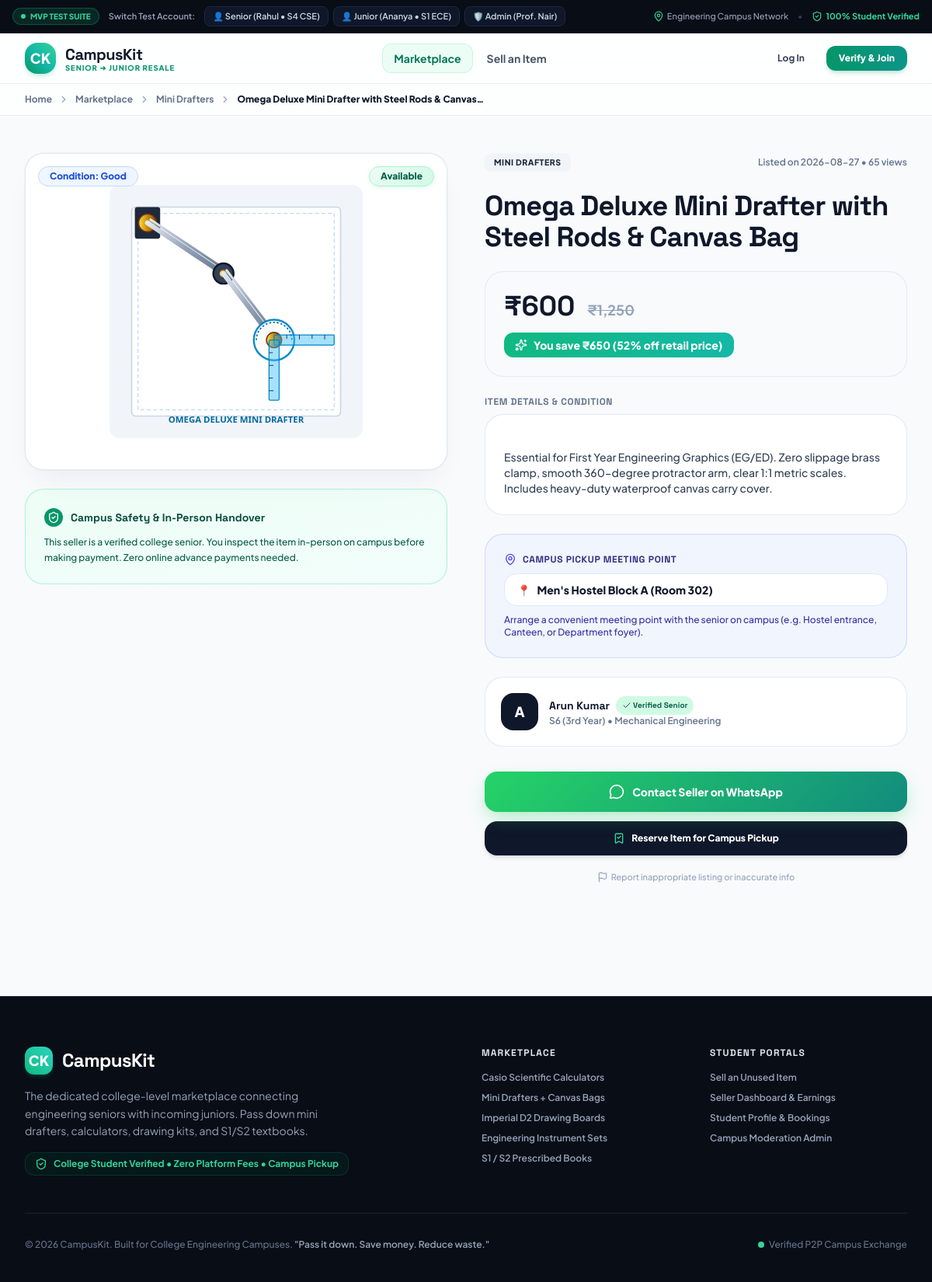
The app's page /product/2 with its own data.
### tables this page shows
CREATE TABLE products (
        id INTEGER PRIMARY KEY AUTOINCREMENT,
        seller_id INTEGER NOT NULL,
        name TEXT NOT NULL,
        category TEXT NOT NULL,
        price REAL NOT NULL,
        original_price REAL NOT NULL,
        condition TEXT NOT NULL, -- 'Like New', 'Good', 'Fair'
        description TEXT NOT NULL,
        image_url TEXT NOT NULL,
        department TEXT NOT NULL,
        location TEXT NOT NULL,
        status TEXT NOT NULL DEFAULT 'available', -- 'available', 'reserved', 'sold'
        views INTEGER NOT NULL DEFAULT 0,
        created_at DATETIME DEFAULT CURRENT_TIMESTAMP,
        FOREIGN KEY (seller_id) REFERENCES users (id) ON DELETE CASCADE
    );

CREATE TABLE users (
        id INTEGER PRIMARY KEY AUTOINCREMENT,
        name TEXT NOT NULL,
        email TEXT UNIQUE NOT NULL,
        password_hash TEXT NOT NULL,
        department TEXT NOT NULL,
        year TEXT NOT NULL,
        hostel TEXT NOT NULL,
        phone TEXT NOT NULL,
        role TEXT NOT NULL DEFAULT 'senior', -- 'senior', 'junior', 'admin'
        is_verified INTEGER NOT NULL DEFAULT 1,
        verification_code TEXT,
        created_at DATETIME DEFAULT CURRENT_TIMESTAMP
    );

### app.py (the view)
@app.route('/product/<int:product_id>')
def product_detail(product_id):
    product = models.get_product_by_id(product_id)
    if not product:
        flash("Product not found.", "error")
        return redirect(url_for('marketplace'))
    models.increment_product_views(product_id)
    return render_template('product_detail.html', product=product, active_page='marketplace')

### app.py (called while the page is built)
@app.context_processor
def inject_user():
    user_id = session.get('user_id')
    current_user = models.get_user_by_id(user_id) if user_id else None
    return dict(current_user=current_user)

### database.py (called while the page is built)
def get_db():
    conn = sqlite3.connect(DB_PATH)
    conn.row_factory = sqlite3.Row
    conn.execute("PRAGMA foreign_keys = ON;")
    return conn

### models.py (called while the page is built)
def get_product_by_id(product_id):
    conn = get_db()
    query = """
        SELECT p.*, u.name as seller_name, u.email as seller_email, u.phone as seller_phone,
               u.year as seller_year, u.department as seller_department, u.hostel as seller_hostel
        FROM products p
        JOIN users u ON p.seller_id = u.id
        WHERE p.id = ?
    """
    row = conn.execute(query, (product_id,)).fetchone()
    conn.close()
    if not row:
        return None
    d = dict(row)
    d['savings'] = max(0, d['original_price'] - d['price'])
    d['savings_percent'] = round((d['savings'] / d['original_price'] * 100)) if d['original_price'] > 0 else 0
    return d

def increment_product_views(product_id):
    conn = get_db()
    conn.execute("UPDATE products SET views = views + 1 WHERE id = ?", (product_id,))
    conn.commit()
    conn.close()

### templates/product_detail.html (shortened to what this page needs)
{% extends "base.html" %}
{% block content %}
<div class="bg-white/80 border-b border-slate-200/80 py-3">
  <div class="max-w-7xl mx-auto px-4 sm:px-6 lg:px-8">
    <nav class="flex items-center space-x-2 text-xs font-bold text-slate-500">
      <a href="/" class="hover:text-slate-900 transition">Home</a>
      <i data-lucide="chevron-right" class="w-3.5 h-3.5 text-slate-400"></i>
      <a href="/marketplace" class="hover:text-slate-900 transition">Marketplace</a>
      <i data-lucide="chevron-right" class="w-3.5 h-3.5 text-slate-400"></i>
      <a href="/marketplace?category={{ product.category }}" class="hover:text-slate-900 transition">{{ product.category }}</a>
      <i data-lucide="chevron-right" class="w-3.5 h-3.5 text-slate-400"></i>
      <span class="text-slate-900 truncate max-w-xs font-extrabold">{{ product.name }}</span>
    </nav>
  </div>
</div>
<div class="max-w-7xl mx-auto px-4 sm:px-6 lg:px-8 py-12">
  <div class="grid grid-cols-1 lg:grid-cols-12 gap-12">
    <div class="lg:col-span-6 space-y-6">
      <div class="relative aspect-square sm:aspect-[4/3] bg-white rounded-3xl border border-slate-200/90 p-10 flex items-center justify-center shadow-premium overflow-hidden">
        <img src="{{ product.image_url }}" alt="{{ product.name }}" class="w-full h-full object-contain">
        <span class="absolute top-4 right-4 px-3.5 py-1 rounded-full text-xs font-black {% if product.status == 'available' %}badge-available{% elif product.status == 'reserved' %}badge-reserved{% else %}badge-sold{% endif %} shadow-xs">
          {{ product.status.capitalize() }}
        </span>
        <span class="absolute top-4 left-4 px-3.5 py-1 rounded-full text-xs font-extrabold {% if product.condition == 'Like New' %}badge-likenew{% elif product.condition == 'Good' %}badge-good{% else %}badge-fair{% endif %} shadow-xs">
          Condition: {{ product.condition }}
        </span>
      </div>
      <div class="bg-gradient-to-br from-emerald-50/90 to-teal-50/90 border border-emerald-200/90 rounded-3xl p-6 text-emerald-950 space-y-2.5 shadow-xs">
        <div class="flex items-center space-x-2.5 font-black text-sm text-emerald-900 font-display">
          <div class="w-6 h-6 rounded-full bg-emerald-600 text-white flex items-center justify-center"><i data-lucide="shield-check" class="w-4 h-4"></i></div>
          <span>Campus Safety &amp; In-Person Handover</span>
        </div>
        <p class="text-xs text-emerald-800 leading-relaxed font-medium">
          This seller is a verified college senior. You inspect the item in-person on campus before making payment. Zero online advance payments needed.
        </p>
      </div>
    </div>
    <div class="lg:col-span-6 space-y-6">
      <div class="flex items-center justify-between text-xs text-slate-500 font-semibold">
        <span class="px-3 py-1 rounded-lg bg-slate-100 font-black text-slate-800 uppercase tracking-wider text-[10.5px]">{{ product.category }}</span>
        <span>Listed on {{ product.created_at[:10] }} • {{ product.views }} views</span>
      </div>
      <h1 class="text-2xl sm:text-3xl lg:text-4xl font-black text-slate-900 tracking-tight leading-tight font-display">
        {{ product.name }}
      </h1>
      <div class="bg-slate-50/90 rounded-3xl p-6 border border-slate-200/90 space-y-3.5 shadow-xs">
        <div class="flex items-baseline space-x-4">
          <span class="text-4xl font-black text-slate-900 font-display">₹{{ "{:,.0f}".format(product.price) }}</span>
          {% if product.original_price > product.price %}
            <span class="text-lg line-through text-slate-400 font-bold">₹{{ "{:,.0f}".format(product.original_price) }}</span>
          {% endif %}
        </div>
        {% if product.savings > 0 %}
          <div class="inline-flex items-center space-x-2 px-3.5 py-1.5 rounded-xl bg-gradient-to-r from-emerald-500 to-teal-500 text-white text-xs sm:text-sm font-black shadow-xs animate-pulse-glow">
            <i data-lucide="sparkles" class="w-4 h-4"></i>
            <span>You save ₹{{ "{:,.0f}".format(product.savings) }} ({{ product.savings_percent }}% off retail price)</span>
          </div>
        {% endif %}
      </div>
      <div class="space-y-2">
        <h3 class="text-xs font-black uppercase tracking-wider text-slate-500 font-display">Item Details &amp; Condition</h3>
        <p class="text-slate-700 text-xs sm:text-sm leading-relaxed whitespace-pre-line bg-white p-6 rounded-3xl border border-slate-200/90 font-medium">
          {{ product.description }}
        </p>
      </div>
      <div class="bg-indigo-50/70 border border-indigo-200/80 rounded-3xl p-6 space-y-2.5 shadow-xs">
        <div class="flex items-center space-x-2 text-indigo-900 font-bold text-xs uppercase tracking-wider font-display">
          <i data-lucide="map-pin" class="w-4 h-4 text-indigo-600"></i>
          <span>Campus Pickup Meeting Point</span>
        </div>
        <div class="text-xs sm:text-sm font-extrabold text-slate-900 bg-white px-4 py-2.5 rounded-2xl border border-indigo-100 shadow-xs flex items-center space-x-2">
          <span>📍</span>
          <span>{{ product.location }}</span>
        </div>
        <p class="text-xs text-indigo-800 font-medium">
          Arrange a convenient meeting point with the senior on campus (e.g. Hostel entrance, Canteen, or Department foyer).
        </p>
      </div>
      <div class="bg-white rounded-3xl border border-slate-200/90 p-5 space-y-3 shadow-xs">
        <div class="flex items-center justify-between">
          <div class="flex items-center space-x-3.5">
            <div class="w-12 h-12 rounded-2xl bg-slate-900 text-white font-black text-lg flex items-center justify-center shadow-xs">
              {{ product.seller_name[0] }}
            </div>
            <div>
              <div class="text-sm font-black text-slate-900 flex items-center space-x-2 font-display">
                <span>{{ product.seller_name }}</span>
                <span class="inline-flex items-center px-2 py-0.5 rounded-full text-[10px] font-extrabold bg-emerald-100 text-emerald-800">
                  <i data-lucide="check" class="w-3 h-3 mr-0.5"></i> Verified Senior
                </span>
              </div>
              <div class="text-xs text-slate-500 font-semibold">
                {{ product.seller_year }} • {{ product.seller_department }}
              </div>
            </div>
          </div>
        </div>
      </div>
      <div class="space-y-3 pt-2">
        {% if product.status == 'available' %}
          <button
            onclick="openWhatsAppContact('{{ product.seller_phone }}', '{{ product.name|replace('\'', '\\\'') }}', '{{ product.price }}', '{{ product.location|replace('\'', '\\\'') }}', '{{ product.seller_name|replace('\'', '\\\'') }}')"
            class="w-full py-4 px-6 rounded-2xl btn-whatsapp font-black text-sm shadow-glow-whatsapp transition flex items-center justify-center space-x-2.5 transform hover:-translate-y-0.5 cursor-pointer"
          >
            <i data-lucide="message-circle" class="w-5 h-5"></i>
            <span>Contact Seller on WhatsApp</span>
          </button>
          <button
            onclick="reserveProduct({{ product.id }}, '{{ product.seller_phone }}', '{{ product.name|replace('\'', '\\\'') }}', '{{ product.price }}', '{{ product.location|replace('\'', '\\\'') }}', '{{ product.seller_name|replace('\'', '\\\'') }}')"
            class="w-full py-3.5 px-6 rounded-2xl bg-slate-900 hover:bg-slate-800 text-white font-black text-xs shadow-md transition flex items-center justify-center space-x-2 cursor-pointer"
          >
            <i data-lucide="bookmark-check" class="w-4 h-4 text-emerald-400"></i>
            <span>Reserve Item for Campus Pickup</span>
          </button>
        {% endif %}
        <div class="text-center pt-2">
          <button onclick="reportListing({{ product.id }})" class="text-[11px] text-slate-400 hover:text-rose-600 transition flex items-center justify-center space-x-1 mx-auto font-medium">
            <i data-lucide="flag" class="w-3.5 h-3.5"></i>
            <span>Report inappropriate listing or inaccurate info</span>
          </button>
        </div>
      </div>
    </div>
  </div>
</div>
{% endblock %}

### static/css/custom.css (style rules this page uses)
:root { --font-sans: 'Plus Jakarta Sans', -apple-system, BlinkMacSystemFont, sans-serif; --font-display: 'Space Grotesk', -apple-system, BlinkMacSystemFont, sans-serif; --font-mono: 'JetBrains Mono', monospace; --emerald-primary: #059669; --emerald-glow: rgba(16, 185, 129, 0.25); --glass-bg: rgba(255, 255, 255, 0.85); --glass-border: rgba(226, 232, 240, 0.8); }
body { font-family: var(--font-sans); background-color: #f8fafc; color: #0f172a; min-height: 100vh; display: flex; flex-direction: column; -webkit-font-smoothing: antialiased; -moz-osx-font-smoothing: grayscale; }
h1, h2, h3, .font-display { font-family: var(--font-display); }
.shadow-premium { box-shadow: 0 20px 40px -15px rgba(15, 23, 42, 0.07), 0 0 1px 1px rgba(15, 23, 42, 0.03); }
.shadow-glow-whatsapp { box-shadow: 0 10px 25px -5px rgba(37, 211, 102, 0.4); }
.badge-available { background: linear-gradient(135deg, #ecfdf5 0%, #d1fae5 100%); color: #065f46; border: 1px solid #a7f3d0; box-shadow: 0 2px 6px rgba(16, 185, 129, 0.1); }
.badge-good { background: #eff6ff; color: #1d4ed8; border: 1px solid #bfdbfe; }
.btn-whatsapp { background: linear-gradient(135deg, #25D366 0%, #128C7E 100%); color: #ffffff; border: none; }
.animate-pulse-glow { animation: pulseGlow 2.5s ease-in-out infinite; }

### records on screen
products: category "Mini Drafters", name "Omega Deluxe Mini Drafter with Steel Rods & Canvas…", image_url (picture), status "Available", condition "Good", category "MINI DRAFTERS", created_at "2026-08-27", views "65", name "Omega Deluxe Mini Drafter with Steel Rods & Canvas Bag", price "600", original_price "1,250", description "Essential for First Year Engineering Graphics (EG/ED). Zero slippage brass clamp, smooth 360-degree protractor arm, clear 1:1 metric scales. Includes heavy-duty waterproof canvas carry cover.", location "Men's Hostel Block A (Room 302)"
users: name "A", seller_name "Arun Kumar", seller_year "S6 (3rd Year)", seller_department "Mechanical Engineering"

### other values on screen
{{ "{:,.0f}".format(product.savings) }} "650"
{{ product.savings_percent }} "52"
